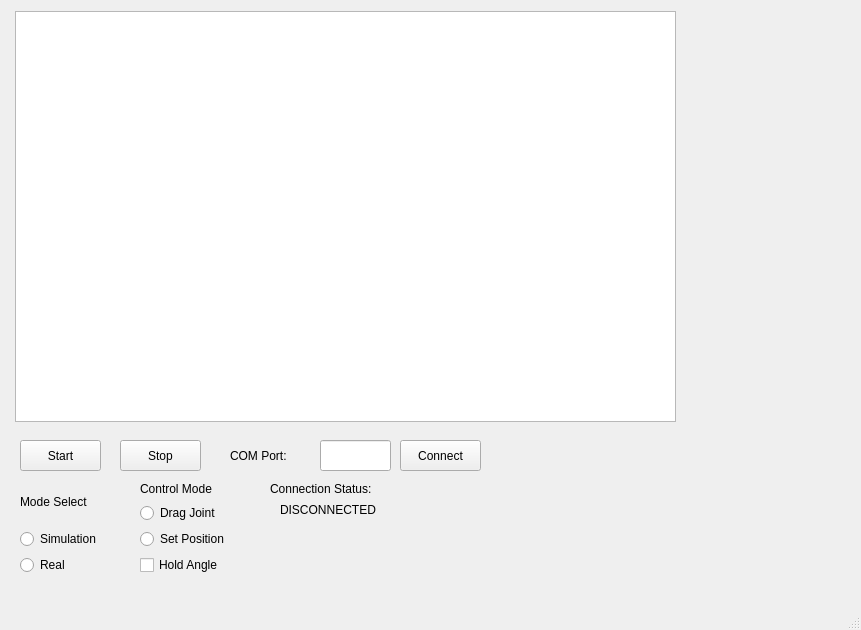
<?xml version="1.0" encoding="UTF-8"?>
<ui version="4.0">
 <class>MainWindow</class>
 <widget class="QMainWindow" name="MainWindow">
  <property name="geometry">
   <rect>
    <x>0</x>
    <y>0</y>
    <width>861</width>
    <height>630</height>
   </rect>
  </property>
  <property name="windowTitle">
   <string>Robot Arm</string>
  </property>
  <widget class="QWidget" name="centralwidget">
   <widget class="QWidget" name="verticalLayoutWidget">
    <property name="geometry">
     <rect>
      <x>20</x>
      <y>480</y>
      <width>115</width>
      <height>95</height>
     </rect>
    </property>
    <layout class="QVBoxLayout" name="modeSelectLayout">
     <item>
      <widget class="QLabel" name="modeSelectLabel">
       <property name="text">
        <string>Mode Select</string>
       </property>
      </widget>
     </item>
     <item>
      <widget class="QRadioButton" name="modeSelectReal">
       <property name="text">
        <string>Simulation</string>
       </property>
      </widget>
     </item>
     <item>
      <widget class="QRadioButton" name="modeSelectSim">
       <property name="text">
        <string>Real</string>
       </property>
      </widget>
     </item>
    </layout>
   </widget>
   <widget class="QGraphicsView" name="armView">
    <property name="geometry">
     <rect>
      <x>15</x>
      <y>11</y>
      <width>661</width>
      <height>411</height>
     </rect>
    </property>
    <property name="verticalScrollBarPolicy">
     <enum>Qt::ScrollBarAlwaysOff</enum>
    </property>
    <property name="horizontalScrollBarPolicy">
     <enum>Qt::ScrollBarAlwaysOff</enum>
    </property>
    <property name="renderHints">
     <set>QPainter::Antialiasing|QPainter::HighQualityAntialiasing|QPainter::TextAntialiasing</set>
    </property>
   </widget>
   <widget class="QPushButton" name="stopButton">
    <property name="geometry">
     <rect>
      <x>120</x>
      <y>440</y>
      <width>81</width>
      <height>31</height>
     </rect>
    </property>
    <property name="text">
     <string>Stop</string>
    </property>
   </widget>
   <widget class="QPushButton" name="startButton">
    <property name="geometry">
     <rect>
      <x>20</x>
      <y>440</y>
      <width>81</width>
      <height>31</height>
     </rect>
    </property>
    <property name="text">
     <string>Start</string>
    </property>
   </widget>
   <widget class="QLineEdit" name="comPortTextField">
    <property name="geometry">
     <rect>
      <x>320</x>
      <y>440</y>
      <width>71</width>
      <height>31</height>
     </rect>
    </property>
   </widget>
   <widget class="QLabel" name="comPortLabel">
    <property name="geometry">
     <rect>
      <x>230</x>
      <y>440</y>
      <width>91</width>
      <height>31</height>
     </rect>
    </property>
    <property name="text">
     <string>COM Port:</string>
    </property>
   </widget>
   <widget class="QPushButton" name="connectionButton">
    <property name="geometry">
     <rect>
      <x>400</x>
      <y>440</y>
      <width>81</width>
      <height>31</height>
     </rect>
    </property>
    <property name="text">
     <string>Connect</string>
    </property>
   </widget>
   <widget class="QLabel" name="connectionStatusLabel">
    <property name="geometry">
     <rect>
      <x>270</x>
      <y>479</y>
      <width>161</width>
      <height>20</height>
     </rect>
    </property>
    <property name="text">
     <string>Connection Status:</string>
    </property>
   </widget>
   <widget class="QLabel" name="connectionStatusText">
    <property name="geometry">
     <rect>
      <x>280</x>
      <y>500</y>
      <width>151</width>
      <height>20</height>
     </rect>
    </property>
    <property name="text">
     <string>DISCONNECTED</string>
    </property>
   </widget>
   <widget class="QWidget" name="verticalLayoutWidget_2">
    <property name="geometry">
     <rect>
      <x>140</x>
      <y>480</y>
      <width>126</width>
      <height>95</height>
     </rect>
    </property>
    <layout class="QVBoxLayout" name="verticalLayout">
     <item>
      <widget class="QLabel" name="label">
       <property name="text">
        <string>Control Mode</string>
       </property>
      </widget>
     </item>
     <item>
      <widget class="QRadioButton" name="radioButton">
       <property name="text">
        <string>Drag Joint</string>
       </property>
      </widget>
     </item>
     <item>
      <widget class="QRadioButton" name="radioButton_2">
       <property name="text">
        <string>Set Position</string>
       </property>
      </widget>
     </item>
     <item>
      <widget class="QCheckBox" name="holdAngleField">
       <property name="text">
        <string>Hold Angle</string>
       </property>
      </widget>
     </item>
    </layout>
   </widget>
  </widget>
  <widget class="QStatusBar" name="statusbar"/>
 </widget>
 <resources/>
 <connections/>
</ui>
